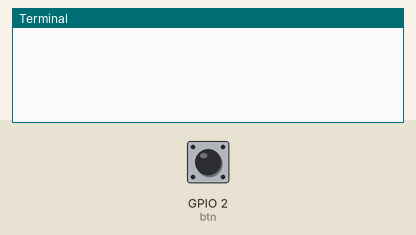
This program was run on a simulated Raspberry Pi (BCM pin numbers). Parts: the last lines printed to the terminal. The inputs (shaded band) are chosen by the test bench; at power-on: GPIO 2 (btn) HIGH.

Above: at 1.2 s.
1.3 s: GPIO 2 (btn) pulled LOW for 0.15 s
At 1.43 s:
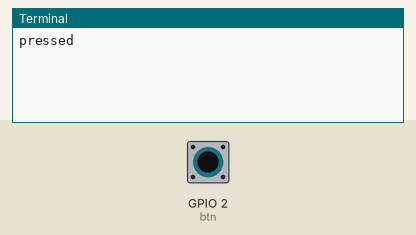
At 2.9 s:
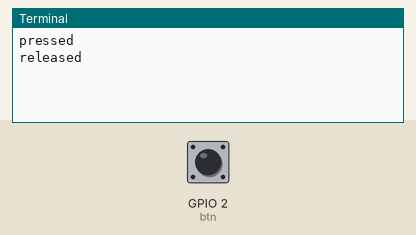

The program:

callback.py
```python
from gpiozero import Button
from signal import pause

btn = Button(2, pull_up = True)

def on_press() :
    print("pressed")

def on_release() :
    print("released")

btn.when_pressed = on_press
btn.when_released = on_release

pause()
```

Measured:
- after the input at 1.3 s, the terminal: prints a new line at once (image 1)
